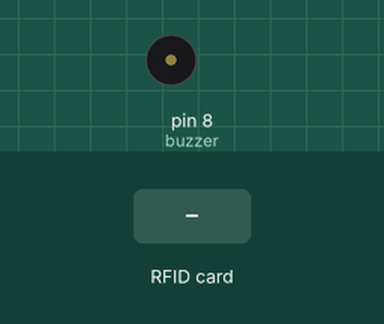
Simulated run of this sketch. Board: Arduino Uno, built with avr-gcc and run on an emulated ATmega328P. On the bench: buzzer (waves = sounding). Inputs (shaded band) come from the test bench. What the sketch prints to the serial monitor is not drawn.

Above: at 1.2 s.
1.3 s: RFID card 5E 7A 19 C4 held to the reader
Timing chart, 0 to 4.3 s (numbered marks = the images above; inputs shaded):
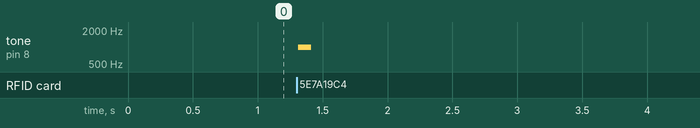

Measured:
- after the input at 1.3 s, tone on pin 8 (buzzer): silent → 1000 Hz at once, → silent 0.10 s later

The sketch:

arduinoRFID.ino
```cpp
#include <SPI.h>
#include <MFRC522.h>

#define SS_PIN 10
#define RST_PIN 9
MFRC522 mfrc522(SS_PIN, RST_PIN);   // Create MFRC522 instance.

const int buzzer = 8;
bool SOUND_IS_ON = true;

void setup()
{
  Serial.begin(9600);   // Initiate a serial communication
  SPI.begin();          // Initiate  SPI bus
  mfrc522.PCD_Init();   // Initiate MFRC522
  // Serial.println("Approximate your card to the reader...");
  // Serial.println(2);
  pinMode(buzzer, OUTPUT);
}
void loop()
{
  String ID = removeSpaces(getId()); //ID is 8 characters long (No spaces)
  if(ID.length()){
    Serial.println(ID);

    if(SOUND_IS_ON) tone(buzzer, 1000); // Send 1KHz sound signal...
    delay(100);         // ...for some time in ms
    noTone(buzzer);     // Stop sound...
    delay(2000);
  }
}

String removeSpaces(String input) {
  String result = "";
  for (int i = 0; i < input.length(); i++) {
    if (input[i] != ' ') {
      result += input[i];
    }
  }
  return result;
}

String getId()
{
   // Look for new cards
  if ( ! mfrc522.PICC_IsNewCardPresent()) {
    return "";
  }

  // Select one of the cards
  if ( ! mfrc522.PICC_ReadCardSerial()){
    return "";
  }

  //Show UID on serial monitor
  String content= "";
  byte letter;
  for (byte i = 0; i < mfrc522.uid.size; i++)
  {
    content.concat(String(mfrc522.uid.uidByte[i] < 0x10 ? " 0" : " "));
    content.concat(String(mfrc522.uid.uidByte[i], HEX));
  }
  content.toUpperCase();
  return content;
}
```
